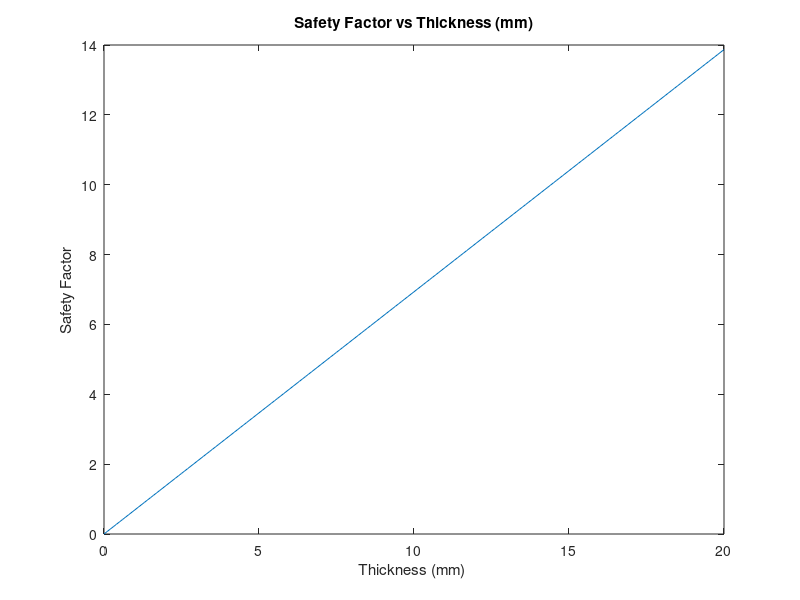

Source code (MATLAB):
%% MAE 3270 HW 10 Q5 Dowling Problem 7.22 Part (b)
% Using von Mises Theory (max octahedral shear stress theory)
% Prof Alan Zehnder
% Michelle Zhou
% Nov 3, 2021


P = 50*10^3;            % load in N
r_avg = 0.02525;        % average radius in m
T = 700;                % torque in Nm
sigma_oT = 303*10^6;    % yield stress in tension in Pa

t = [0:0.0001:0.02];    % thickness list in m
A = 2*pi*r_avg*t;       % area list in m^2
J = 2*pi*r_avg^3*t;     % polar moment of inertia list in m^4

sigma_x = P./A;         % normal stress list in the x-dir in Pa
tau_xy = T*r_avg./J;    % shear stress list xy in Pa
sigma_VM = (1/sqrt(2))*sqrt(2*(sigma_x.^2) + 6*(tau_xy.^2)); % von Mises stress in Pa 

X = sigma_oT./sigma_VM; % dimensionless factor of safety

% plotting safety factor vs thickness
close all
plot(t*10^3, X)
xlabel('Thickness (mm) ')
ylabel('Safety Factor')
title('Safety Factor vs Thickness (mm)')
